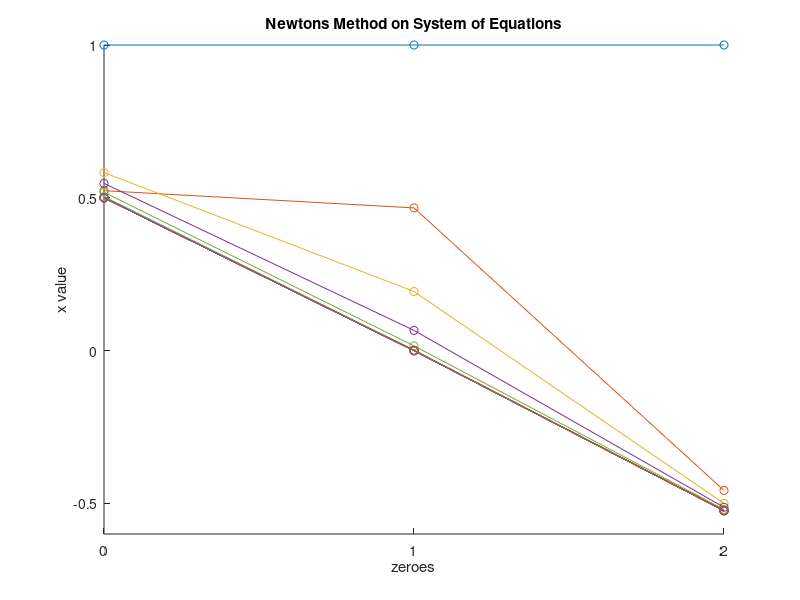

The MATLAB source for this figure:
clear all;
close all;

m=20; %# of iterations 
x0 = [ 1; 1; 1 ]; %initial conditions 

x = x0;
xn = x;
error = zeros(3,1);
conv = ones(3,1) * 10^-10; %value to determine convergence  
maxval = 10^10; %value to determine divergence 

%define functions 
% f1 = @(x) 1-2*x(1)+x(2)+x(1)*((x(2)-1)/2);
% f2 = @(x) x(1)-2*x(2)+x(3)+x(2)*((x(3)-x(1))/2);
% f3 = @(x) x(2)-2*x(3)+x(3)*(-x(2)/2);
f1 = @(x) 3*x(1) - cos(x(2)*x(3)) - 1/2;
f2 = @(x) x(1)^2 - 81*(x(2)+0.1)^2 + sin(x(3)) + 1.06;
f3 = @(x) exp(-x(1)*x(2)) + 20*x(3) + 1/3 * (10*pi - 3);

%create array of function values 
f = @(x) [ f1(x); f2(x); f3(x) ];

%partial derivatives of above functions 
% df11 = @(x) -2 + (x(2)-1)/2;
% df12 = @(x) 1 + x(1)/2;
% df21 = @(x) 1 - x(2)/2;
% df22 = @(x) -2 + (x(3)-x(1))/2;
% df23 = @(x) 1 + x(2)/2;
% df32 = @(x) 1 - x(3)/2;
% df33 = @(x) -2 - x(2)/2;
df11 = @(x) 3;
df12 = @(x) x(3)* sin(x(3)*x(2));
df13 = @(x) x(2) * sin(x(3)*x(2));
df21 = @(x) 2*x(1);
df22 = @(x) -2*81*(x(2)+0.1);
df23 = @(x) cos(x(3));
df31 = @(x) -x(2)*exp(-x(1)*x(2));
df32 = @(x) -x(1)*exp(-x(1)*x(2));
df33 = @(x) 20;

%create inverse Jacobian matrix 
J = @(x) [ df11(x) df12(x) df13(x); df21(x) df22(x) df23(x); df31(x) df32(x) df33(x) ]';

hold on
plot(0:1:2, xn, '-o');

for i=1:m
    disp(['Iteration ', num2str(i)]);
    xn = x - J(x)\f(x)
    error = abs(xn-x);
    if error < conv
        disp('converged');
        break;
    elseif abs(xn) > maxval
        disp('diverged');
        break;
    end
    hold on
    plot(0:1:2, xn, '-o');
    x=xn;
end

axis([0 2 -0.6 1]);
title('Newtons Method on System of Equations');
xticks([0 1 2]);
xlabel('zeroes');
ylabel('x value');


